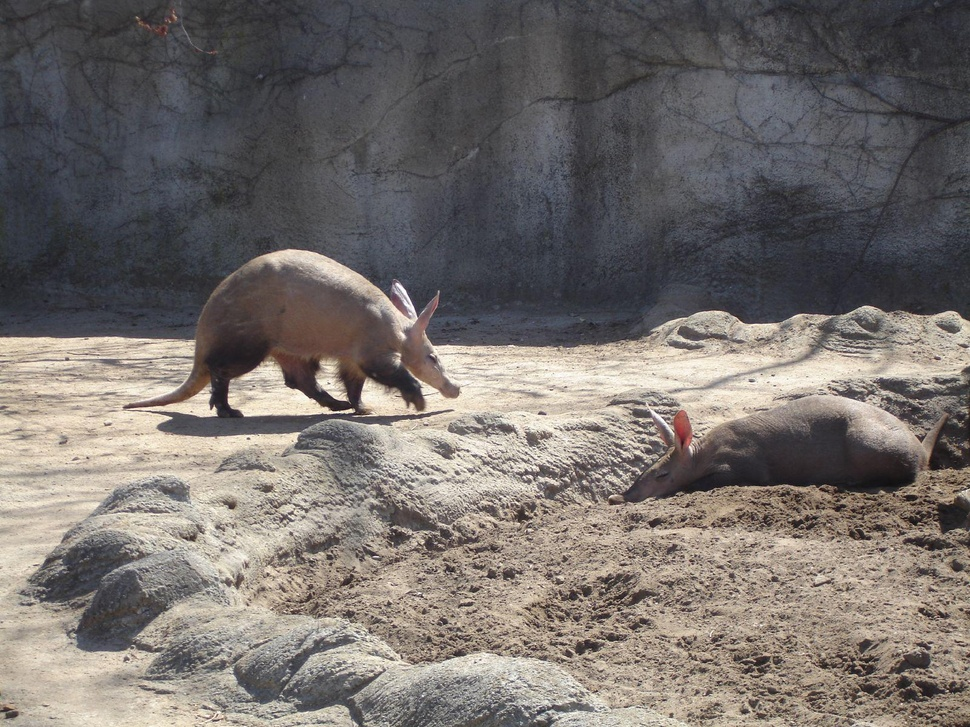
#> input picture StudentCode/Fa23/Group 12 -ImageMatcherCode/ExamplePics/Animals/aardvark_4.jpg, 970 x 727 px, shrunk from 1600 x 1200 before the run; its folder holds only this picture in this run
$ python -i imageSearcher.py   (imports and definitions only)   (older library calls are emulated)
#> lines starting #> are read from the running program, lines starting #| are printed output that depends on the picture; after the words box and inside, x2 and y2 are one past the last pixel; in counts of white or black regions, pixels touching at a corner belong together
import cv2
import os
import numpy as np


# [139 lines left out: functions computeHistogram, loadFolder, findImage, featureMatching, computeColorHistogram, findColorImage, not called in this run]


#Shape Matching
def calculateHu(image_path):
    """
    Calculates the Hu Moments of the image.

    image_path: Path to the image.

    Returns array of Hu Moments:
    """
#> called with image_path = '../ExamplePics/Animals/aardvark_4.jpg'
    image = cv2.imread(image_path, 0)
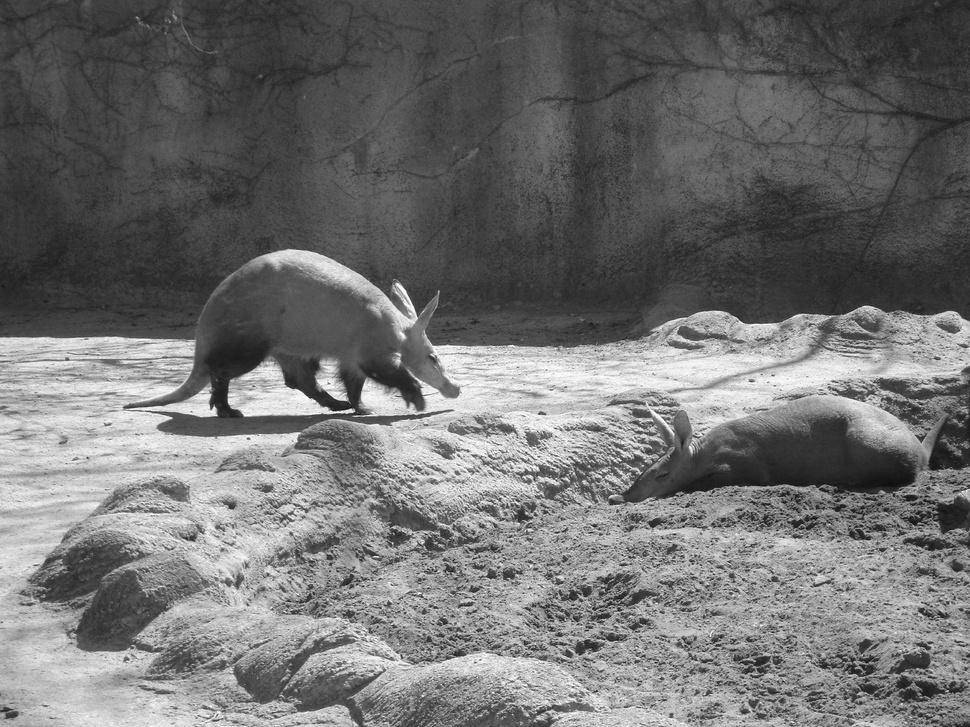
#> image: shape (727, 970); min 9, max 255, mean 112.8
    _, thresh = cv2.threshold(image, 128, 255, cv2.THRESH_BINARY + cv2.THRESH_OTSU)
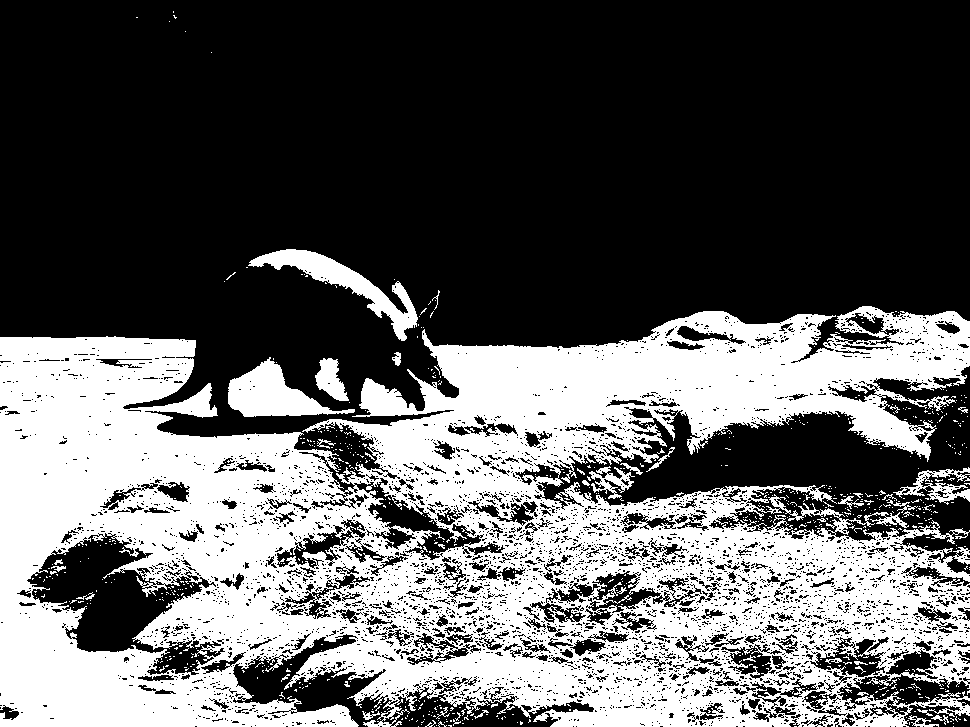
#> thresh: shape (727, 970); 37.1% white; 828 white regions (787 under 20 px)
    contours, _ = cv2.findContours(thresh, cv2.RETR_TREE, cv2.CHAIN_APPROX_SIMPLE)
#> contours = 7314 contours, 6736 with area under 20; largest, box (x1, y1, x2, y2) and area: (0, 306, 970, 727) 305342, (26, 532, 222, 676) 12312, (248, 249, 418, 341) 3365, (228, 357, 355, 417) 3306, (353, 477, 482, 561) 2977
    contour = max(contours, key=cv2.contourArea)
#> contour = contour of 6420 points, box (x1, y1, x2, y2) (0, 306, 970, 727), area 305342
    moments = cv2.moments(contour)
#> moments = moments, m00 305341.5, centre m10/m00, m01/m00 = (464.2, 539.6)
    hu_moments = cv2.HuMoments(moments)
#> hu_moments = [0.294, 0.0453, 0.000153, 1.86e-05, 6.38e-10, -2.92e-06, 7.61e-10]

    epsilon = 1e-7
    for i in range(0, 7):
        hu_moments[i] = -1 * np.sign(hu_moments[i]) * np.log10(abs(hu_moments[i]) + epsilon)
#> after the loop, hu_moments = [0.531, 1.34, 3.81, 4.73, 7, -5.52, 7]
    return hu_moments.flatten()

# [19 lines left out: function findShape, not called in this run]

>>> result = calculateHu('../ExamplePics/Animals/aardvark_4.jpg')
#> result = [0.531, 1.34, 3.81, 4.73, 7, -5.52, 7]

$ run again, on StudentCode/Fa23/Group 12 -ImageMatcherCode/ExamplePics/Animals/aardvark_5.jpg
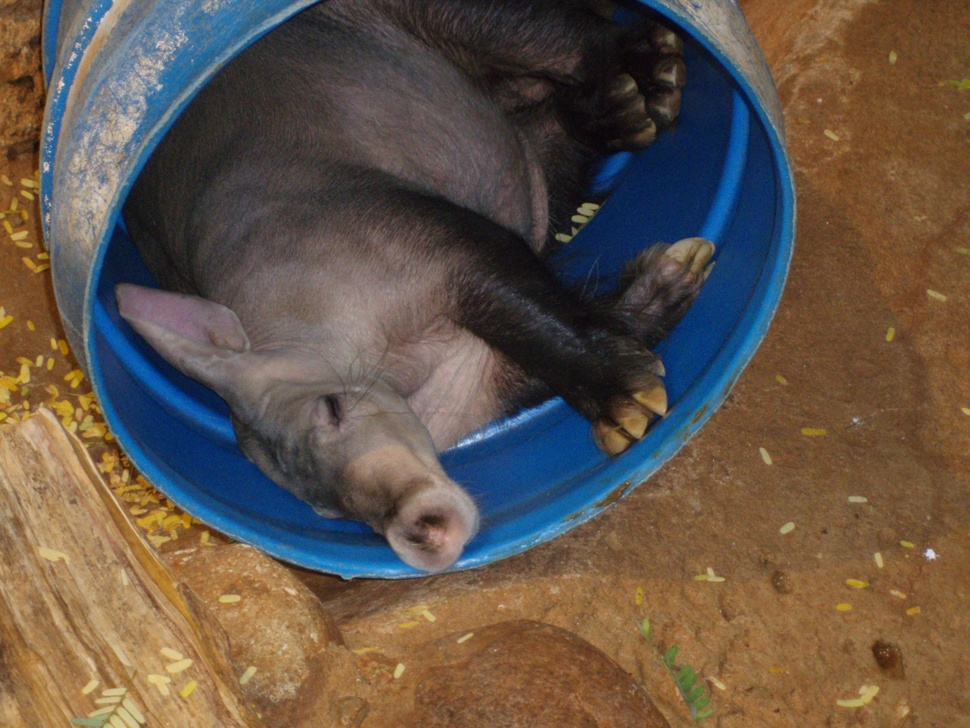
#> input picture StudentCode/Fa23/Group 12 -ImageMatcherCode/ExamplePics/Animals/aardvark_5.jpg, 970 x 728 px, shrunk from 2765 x 2074 before the run
#> in calculateHu, `image = cv2.imread(image_path, 0)`:
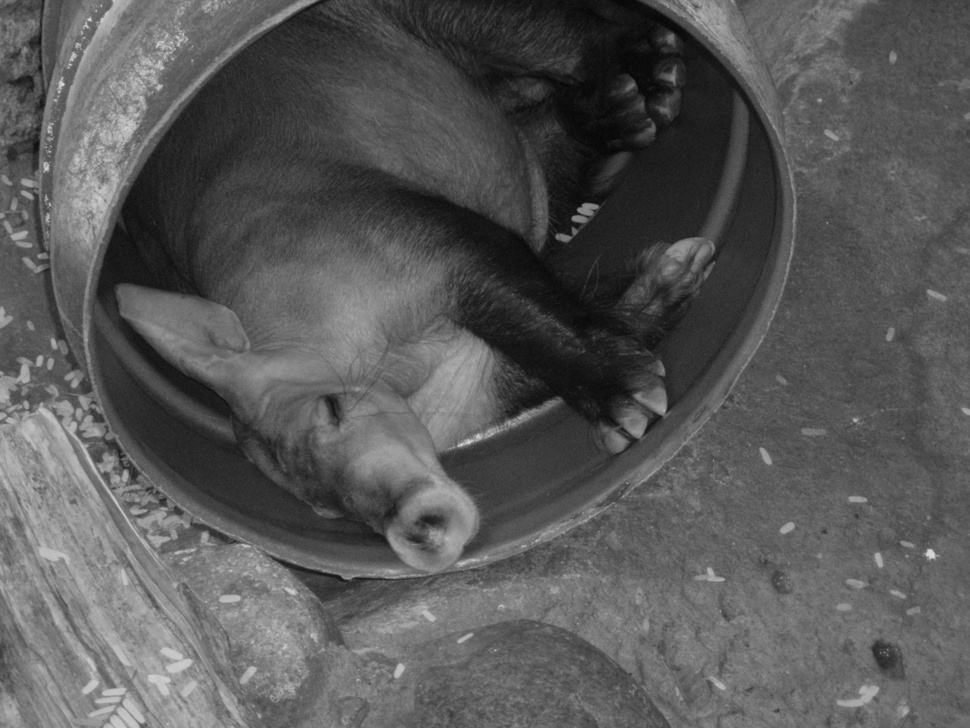
#> image: shape (728, 970); min 3, max 229, mean 87.9
#> in calculateHu, `_, thresh = cv2.threshold(image, 128, 255, cv2.THRESH_BINARY + cv2.THR..`:
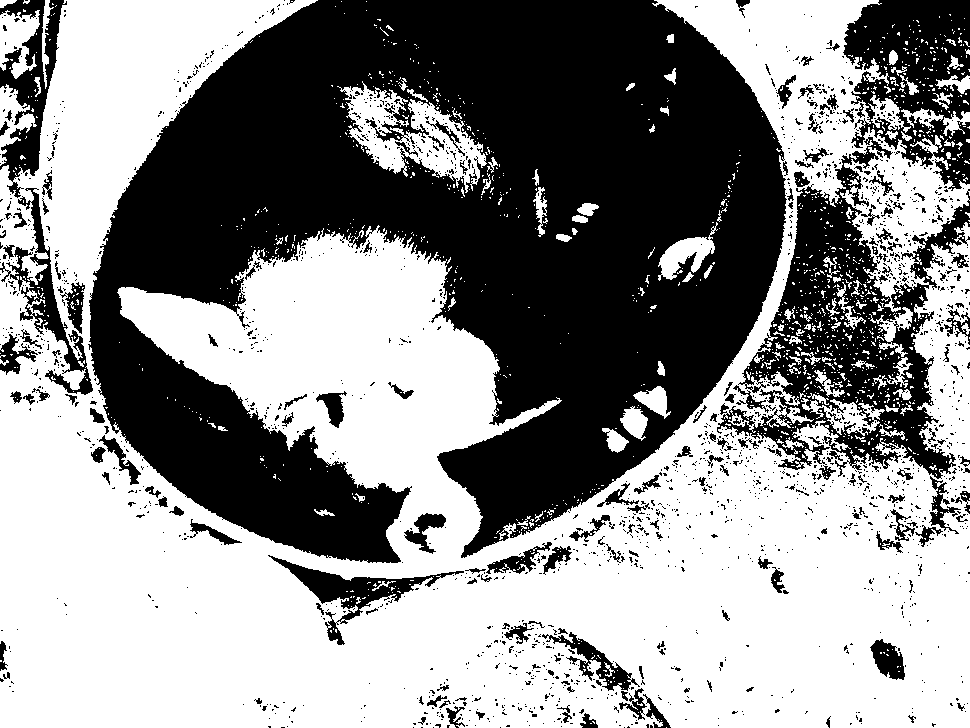
#> thresh: shape (728, 970); 55.8% white; 1954 black regions (1771 under 20 px)
#> contours = 4084 contours, 3728 with area under 20; largest, box (x1, y1, x2, y2) and area: (0, 0, 970, 728) 425846, (716, 136, 957, 480) 34508, (337, 81, 487, 193) 6806, (5, 187, 94, 396) 4006, (267, 554, 465, 623) 3460
#> contour = contour of 4696 points, box (x1, y1, x2, y2) (0, 0, 970, 728), area 425846
#> moments = moments, m00 425846, centre m10/m00, m01/m00 = (490.3, 451.6)
#> in calculateHu, `hu_moments = cv2.HuMoments(moments)`: hu_moments = [0.315, 0.0178, 0.000286, 0.000767, -1.18e-07, -8.41e-05, -3.39e-07]
#> after the loop in calculateHu, `for i in range(0, 7):`: hu_moments = [0.502, 1.75, 3.54, 3.12, -6.66, -4.07, -6.36]

$ run again, on StudentCode/Fa23/Group 12 -ImageMatcherCode/ExamplePics/Animals/aardvark_7.jpg
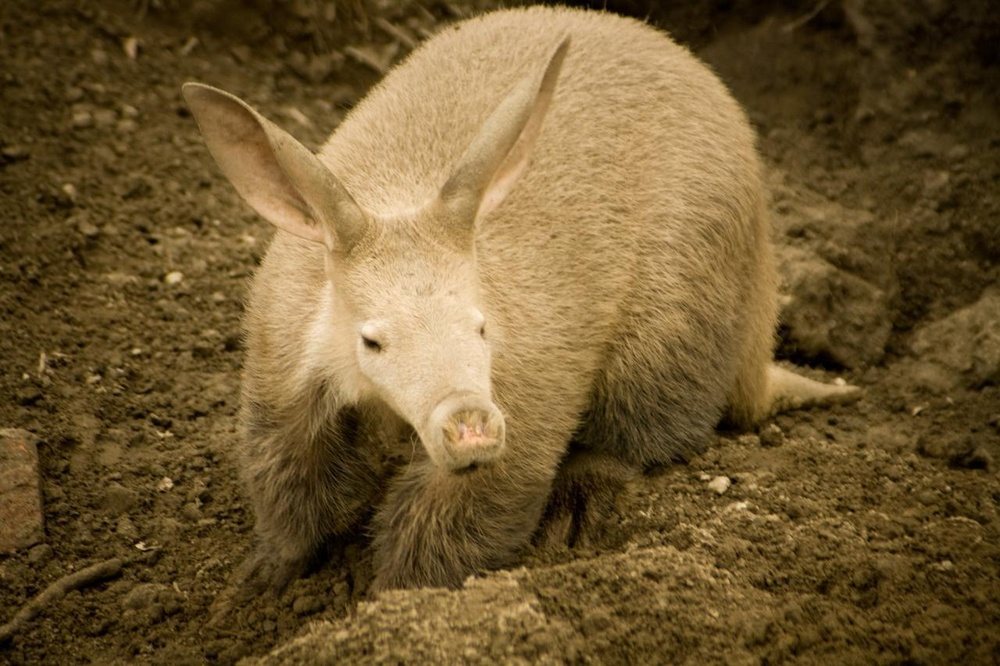
#> input picture StudentCode/Fa23/Group 12 -ImageMatcherCode/ExamplePics/Animals/aardvark_7.jpg, 1000 x 666 px, shrunk from 1280 x 853 before the run
#> in calculateHu, `image = cv2.imread(image_path, 0)`:
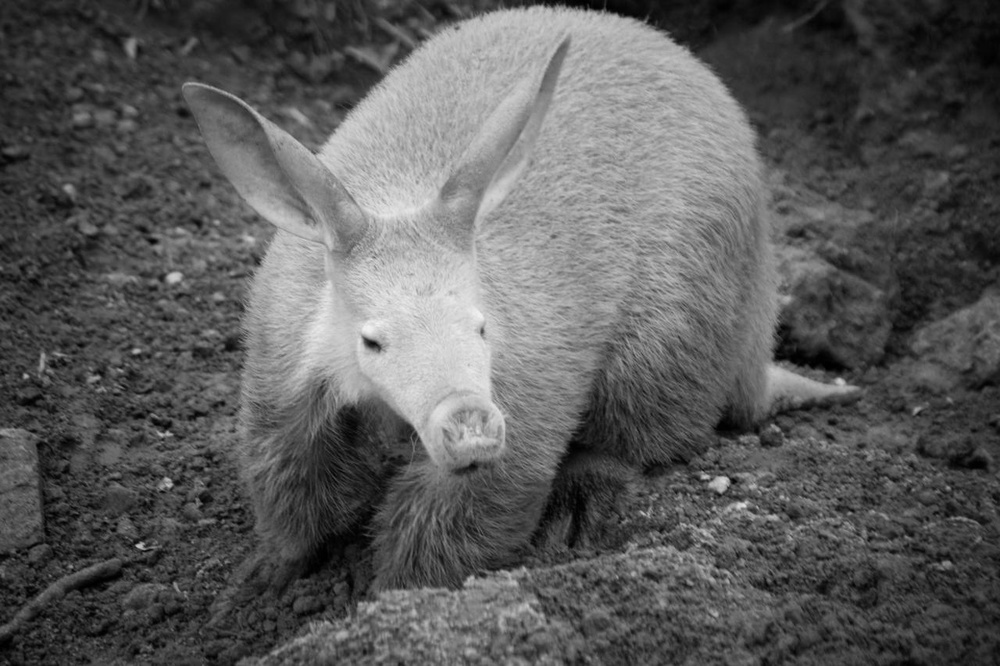
#> image: shape (666, 1000); min 0, max 243, mean 91.4
#> in calculateHu, `_, thresh = cv2.threshold(image, 128, 255, cv2.THRESH_BINARY + cv2.THR..`:
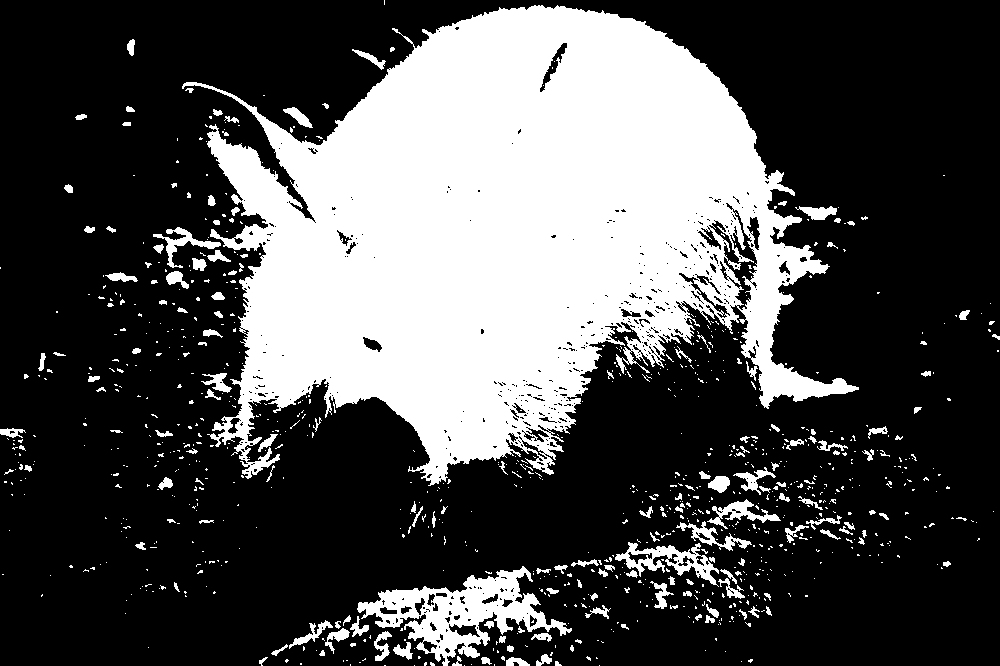
#> thresh: shape (666, 1000); 30.6% white; 945 white regions (775 under 20 px)
#> contours = 1591 contours, 1415 with area under 20; largest, box (x1, y1, x2, y2) and area: (182, 5, 859, 486) 181224, (357, 566, 572, 666) 8250, (615, 542, 719, 587) 1644, (708, 208, 758, 311) 1580, (707, 499, 781, 529) 584
#> contour = contour of 3348 points, box (x1, y1, x2, y2) (182, 5, 859, 486), area 181224
#> moments = moments, m00 181223.5, centre m10/m00, m01/m00 = (507.9, 232.2)
#> in calculateHu, `hu_moments = cv2.HuMoments(moments)`: hu_moments = [0.181, 0.0032, 0.000158, 1.71e-05, -8.82e-10, -9.36e-07, -1.02e-10]
#> after the loop in calculateHu, `for i in range(0, 7):`: hu_moments = [0.742, 2.5, 3.8, 4.77, -7, -5.98, -7]

$ run again, on StudentCode/Fa23/Group 12 -ImageMatcherCode/ExamplePics/Animals/aardwolf_11.jpg
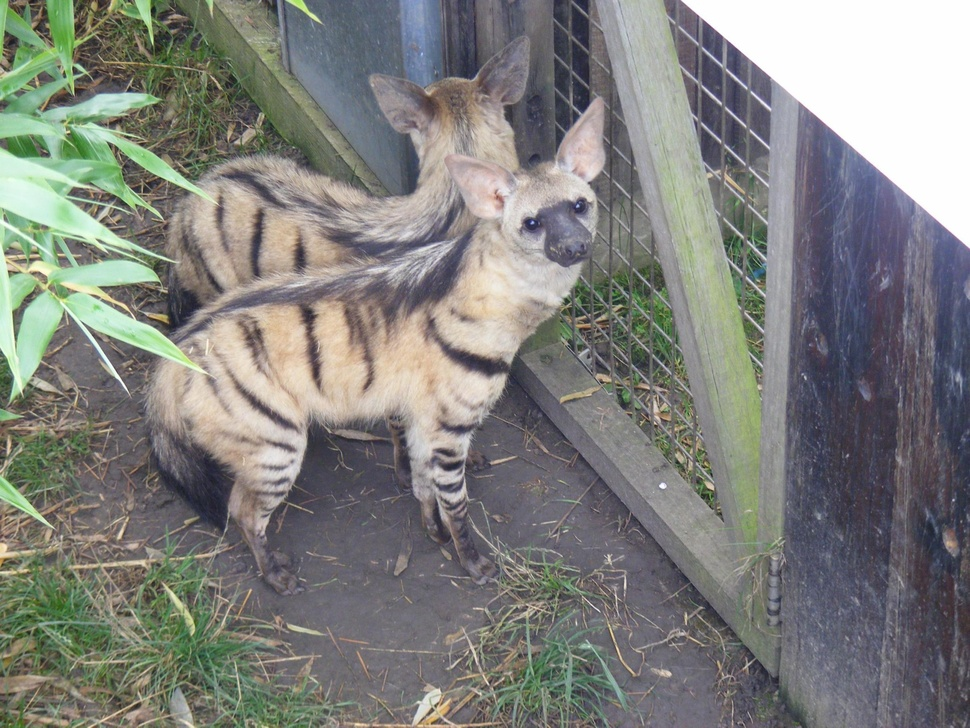
#> input picture StudentCode/Fa23/Group 12 -ImageMatcherCode/ExamplePics/Animals/aardwolf_11.jpg, 970 x 728 px, shrunk from 2351 x 1764 before the run
#> in calculateHu, `image = cv2.imread(image_path, 0)`:
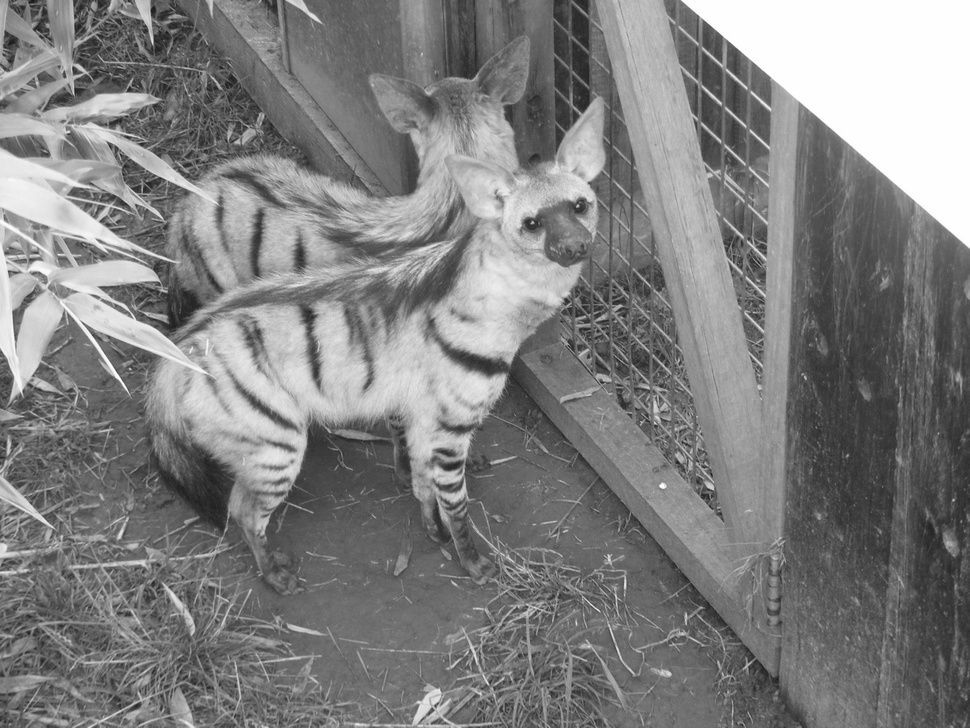
#> image: shape (728, 970); min 25, max 255, mean 128
#> in calculateHu, `_, thresh = cv2.threshold(image, 128, 255, cv2.THRESH_BINARY + cv2.THR..`:
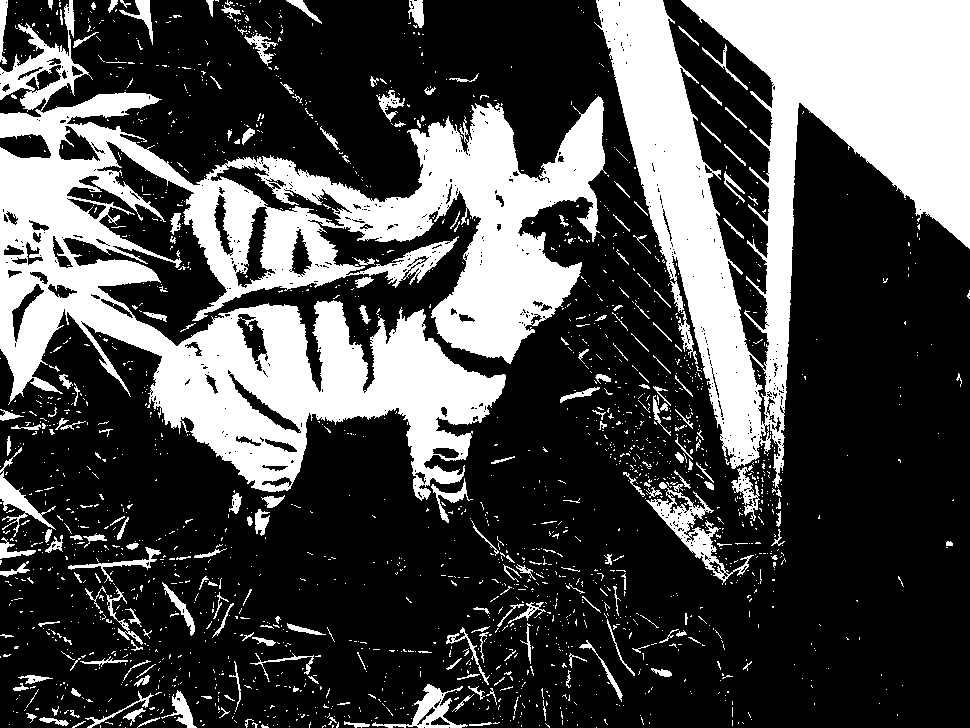
#> thresh: shape (728, 970); 29.8% white; 1953 white regions (1722 under 20 px)
#> contours = 2758 contours, 2544 with area under 20; largest, box (x1, y1, x2, y2) and area: (0, 0, 607, 501) 117921, (594, 0, 970, 488) 71824, (646, 482, 754, 585) 2342, (210, 165, 351, 227) 2284, (235, 206, 276, 289) 1300
#> contour = contour of 4927 points, box (x1, y1, x2, y2) (0, 0, 607, 501), area 117921
#> moments = moments, m00 117921, centre m10/m00, m01/m00 = (284, 275.5)
#> in calculateHu, `hu_moments = cv2.HuMoments(moments)`: hu_moments = [0.328, 0.0263, 0.00665, 0.000792, -1.07e-06, -9.04e-05, -1.47e-06]
#> after the loop in calculateHu, `for i in range(0, 7):`: hu_moments = [0.485, 1.58, 2.18, 3.1, -5.93, -4.04, -5.8]
